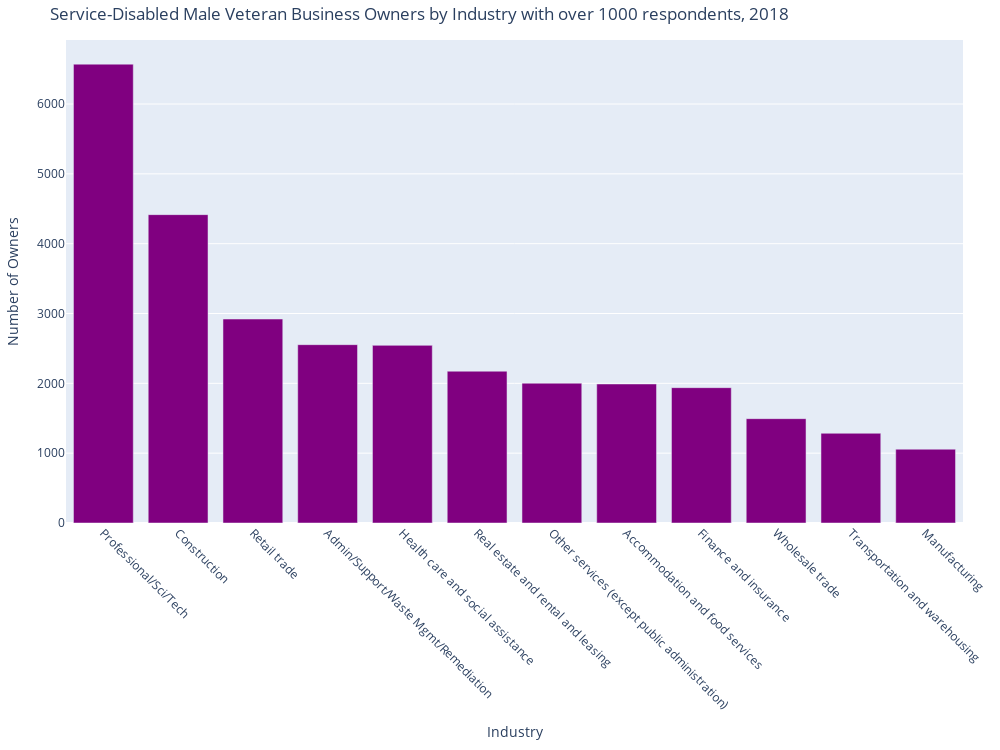

The cell this chart's notebook holds for it:
### Code cell
fig03 = px.bar(MSerDisVetOwn[1:], x = 'NAICS2017_LABEL',  y= 'OWNPDEMP', title="Service-Disabled Male Veteran Business Owners by Industry with over 1000 respondents, 2018", color_discrete_sequence =['purple']*len(MSerDisVetOwn), labels = {"OWNPDEMP": "Number of Owners", "NAICS2017_LABEL": "Industry"}, height=750, width=1000)



fig03.update_layout(showlegend=False, barmode='stack', xaxis={'categoryorder':'total descending'}, margin=dict(l=20,r=20,t=40,b=40))

fig03.update_xaxes(tickangle=45)


fig03.write_image(r"VetOwnMSD1000plus.png")


fig03.show()

### Figure 1 — Plotly figure (JSON) as saved in the notebook; plotly's stock layout.template omitted (floating-point values rounded to 4 significant figures)
{"data": [{"alignmentgroup": "True", "hovertemplate": "Industry=%{x}<br>Number of Owners=%{y}<extra></extra>", "legendgroup": "", "marker": {"color": "purple", "pattern": {"shape": ""}}, "name": "", "offsetgroup": "", "orientation": "v", "showlegend": false, "textposition": "auto", "type": "bar", "x": ["Construction", "Manufacturing", "Wholesale trade", "Retail trade", "Transportation and warehousing", "Finance and insurance", "Real estate and rental and leasing", "Professional/Sci/Tech", "Admin/Support/Waste Mgmt/Remediation", "Health care and social assistance", "Accommodation and food services", "Other services (except public administration)"], "xaxis": "x", "y": [4416, 1057, 1494, 2921, 1285, 1938, 2174, 6571, 2554, 2544, 1991, 2002], "yaxis": "y"}], "layout": {"barmode": "stack", "height": 750, "legend": {"tracegroupgap": 0}, "margin": {"b": 40, "l": 20, "r": 20, "t": 40}, "showlegend": false, "title": {"text": "Service-Disabled Male Veteran Business Owners by Industry with over 1000 respondents, 2018"}, "width": 1000, "xaxis": {"anchor": "y", "categoryorder": "total descending", "domain": [0, 1], "tickangle": 45, "title": {"text": "Industry"}}, "yaxis": {"anchor": "x", "domain": [0, 1], "title": {"text": "Number of Owners"}}}}
